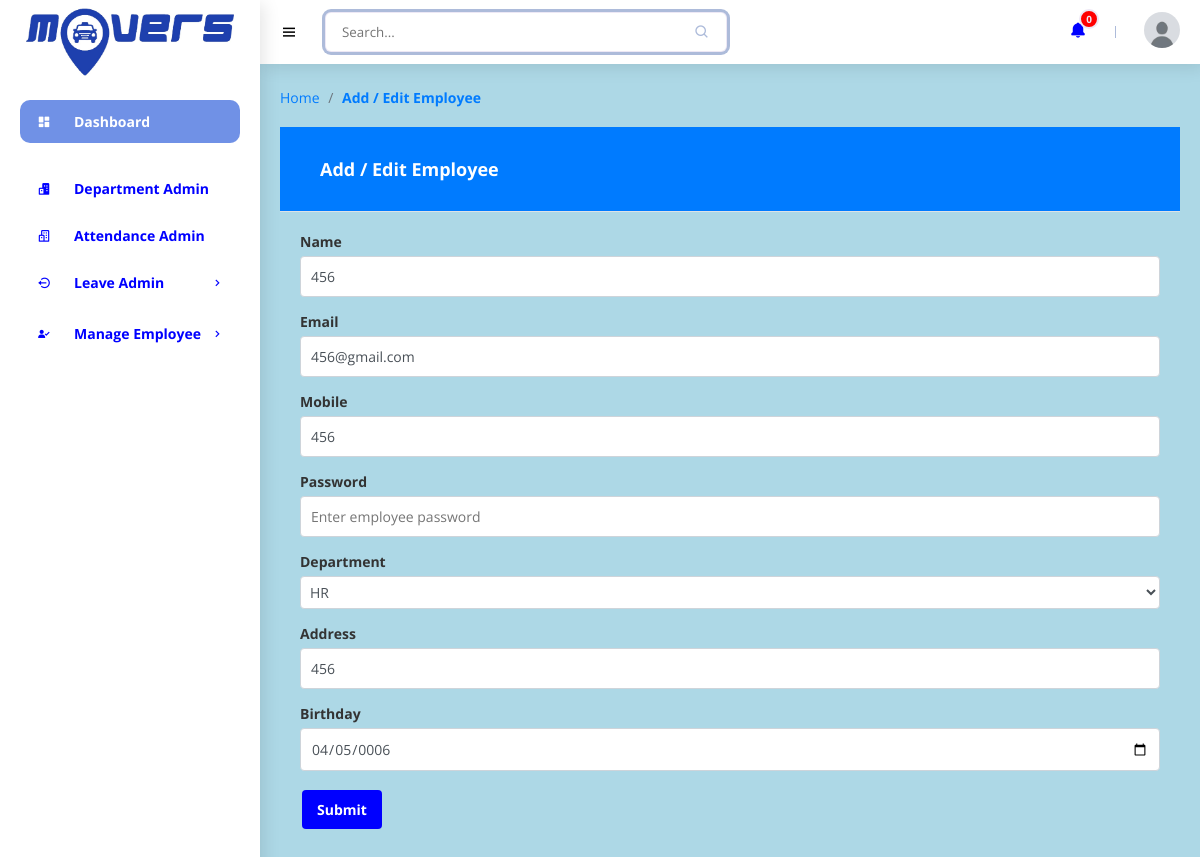
The app's page /h3add_employee.php?id=5 (signed in) with its own data.
### tables this page shows
CREATE TABLE `employee` (
  `id` int(11) NOT NULL,
  `name` varchar(255) NOT NULL,
  `email` varchar(255) NOT NULL,
  `mobile` varchar(15) NOT NULL,
  `password` varchar(20) NOT NULL,
  `department_id` int(11) NOT NULL,
  `address` varchar(2000) NOT NULL,
  `birthday` date NOT NULL,
  `role` int(11) NOT NULL
);

### h3add_employee.php (the view, shortened to what this page needs)
<?php
require('sidebar_navbar_footer/h3sidebar_nav.php');
$name='';
$email='';
$mobile='';
$department_id='';
$address='';
$birthday='';
if(isset($_GET['id'])){
	$id=mysqli_real_escape_string($con,$_GET['id']);
	$res=mysqli_query($con,"select * from employee where id='$id'");
	$row=mysqli_fetch_assoc($res);
	$name=$row['name'];
	$email=$row['email'];
	$mobile=$row['mobile'];
	$department_id=$row['department_id'];
	$address=$row['address'];
	$birthday=$row['birthday'];
}
?>
    <main>
					 <?php if($_SESSION['ROLE']==1){?>
						<ul class="h3breadcrumbs">
            				<li><a href="h3dashboard.php">Home</a></li>
            				<li class="h3divider">/</a></li>
            				<li><a href="#" class="h3active">Add / Edit Employee</a></li>
        				</ul>
                        <div class="card-header">Add / Edit Employee</div>
                        <div class="card-body card-block">
                           <form method="post">
							   <div class="form-group">
									<label class=" form-control-label">Name</label>
									<input type="text" value="<?php echo $name?>" name="name" placeholder="Enter employee name" class="form-control" required>
								</div>
								<div class="form-group">
									<label class=" form-control-label">Email</label>
									<input type="email" value="<?php echo $email?>" name="email" placeholder="Enter employee email" class="form-control" required>
								</div>
								<div class="form-group">
									<label class=" form-control-label">Mobile</label>
									<input type="text" value="<?php echo $mobile?>" name="mobile" placeholder="Enter employee mobile" class="form-control" required>
								</div>
								<div class="form-group">
									<label class=" form-control-label">Password</label>
									<input type="password"  name="password" placeholder="Enter employee password" class="form-control" required>
								</div>
								<div class="form-group">
									<label class=" form-control-label">Department</label>
									<select name="department_id" required class="form-control">
										<?php
										$res=mysqli_query($con,"select * from department order by department desc");
										while($row=mysqli_fetch_assoc($res)){
											if($department_id==$row['id']){
												echo "<option selected='selected' value=".$row['id'].">".$row['department']."</option>";
											}else{
												echo "<option value=".$row['id'].">".$row['department']."</option>";
											}
										}
										?>
									</select>
								</div>
								<div class="form-group">
									<label class=" form-control-label">Address</label>
									<input type="text" value="<?php echo $address?>" name="address" placeholder="Enter employee address" class="form-control" required>
								</div>
								<div class="form-group">
									<label class=" form-control-label">Birthday</label>
									<input type="date" value="<?php echo $birthday?>" name="birthday" placeholder="Enter employee birthday" class="form-control" required>
								</div>
							   <button  type="submit" name="submit" class="btn btn-lg btn-info btn-block">
							   <span id="payment-button-amount">Submit</span>
							   </button>
								<?php } ?>
								</form>
							</div>
    </main>
<?php
require('sidebar_navbar_footer/h3continuation.php');
?>

### css/h3style.css (style rules this page uses)
* { font-family: 'Open Sans', sans-serif; margin: 0; padding: 0; box-sizing: border-box; }
:root { --dark-blue: #3D52A0; --light-blue: #7091e6; --dark-grey: #8697c4; --grey: #adbbda; --light-grey: #ede8f5; --blue: #0000FF; --white: #fff; --red: #ff0000; --green: #81d438; --black: #0b0c10; --light-black: #1f2833; --grey2: #c5c6c7; --light-sky: #66fcf1; --dark-sky: #45a29e; }
html { overflow-x: hidden; }
body { background: lightblue; margin: 0; padding: 0; }
a { text-decoration: none; }
li { list-style: none; }
main { width: 100%; padding: 24px 20px 20px 20px; margin: 0 auto; }
.h3breadcrumbs { list-style: none; padding: 0; margin: 0 0 20px; font-size: 14px; }
.h3breadcrumbs li { display: inline; }
.h3breadcrumbs a { color: #007bff; text-decoration: none; }
.h3breadcrumbs .h3divider { margin: 0 5px; color: #6c757d; }
.h3breadcrumbs .h3active { font-weight: bold; }

### css/h3tablesformsdesign.css (style rules this page uses)
.card-body { padding: 20px; }
.card-header { background-color: #007bff; color: #fff; padding: 30px 40px; font-size: 18px; font-weight: bold; border-bottom: 1px solid #dee2e6; width: 100%; }
select.form-control { padding: 5px; font-size: 14px; border: 1px solid #ced4da; border-radius: 4px; background-color: #fff; color: #495057; }
.form-group { margin-bottom: 15px; }
.form-control-label { font-size: 14px; font-weight: bold; color: #333; margin-bottom: 5px; display: block; }
.form-control { width: 100%; padding: 10px; font-size: 14px; border: 1px solid #ced4da; border-radius: 4px; background-color: #fff; color: #495057; transition: border-color 0.2s; }
button { background-color: blue; border: none; color: white; padding: 10px 15px; text-align: center; text-decoration: none; display: inline-block; font-size: 14px; margin: 4px 2px; cursor: pointer; border-radius: 4px; font-weight: 700; }

### records on screen
employee: name "456", email "456@gmail.com", mobile "456", address "456", birthday "04/05/0006"

### other values on screen
form field department_id "HR"
